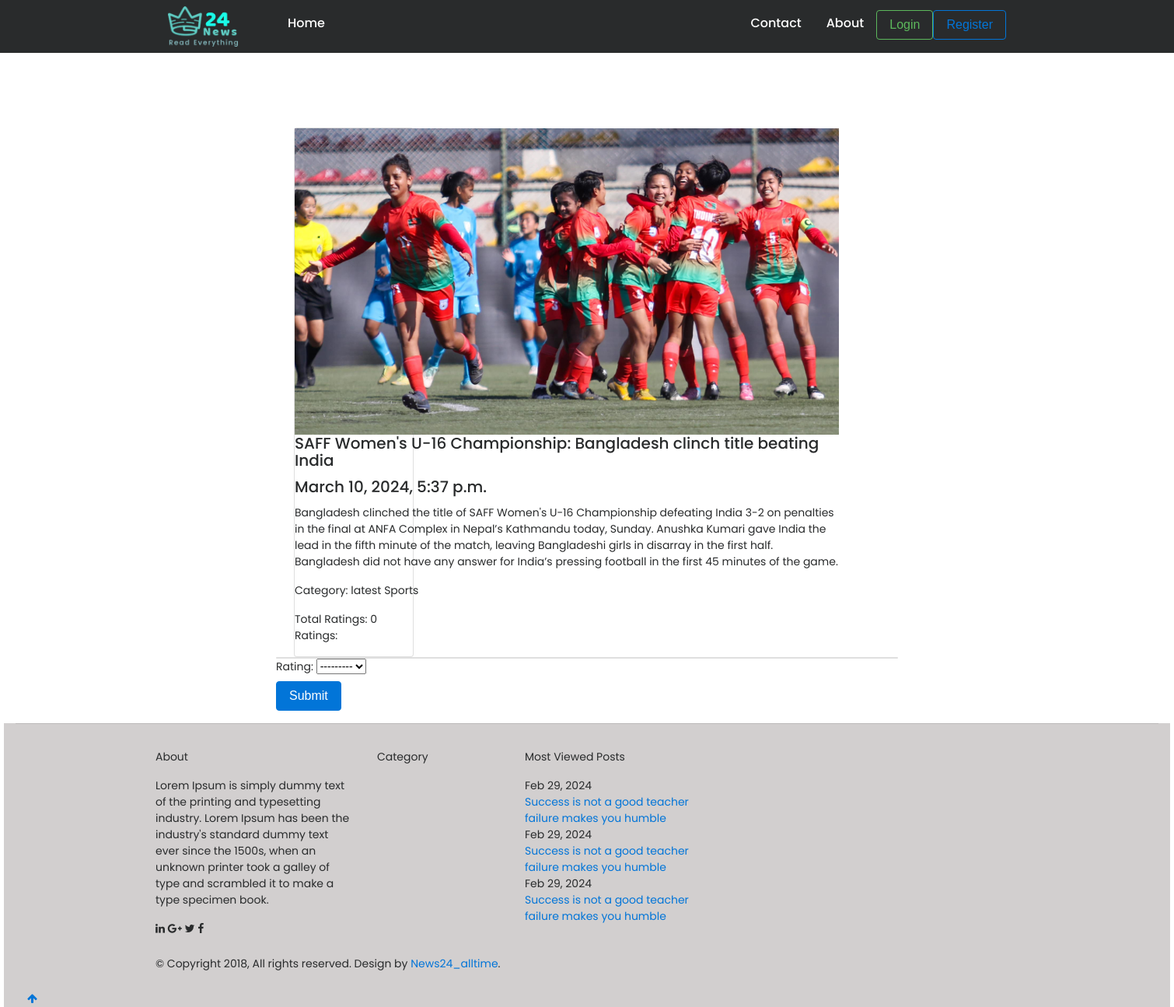
/post/details/33/, run on the app's committed database.
### post/models.py (models this page shows, shortened)
class Article(models.Model):
    author=models.ForeignKey(User,on_delete=models.CASCADE)
    headline = models.CharField(max_length=200)
    image = models.ImageField(upload_to = 'images/')
    body = models.TextField()
    category = models.ManyToManyField(Categories)
    publishing_time = models.DateTimeField(default=timezone.now)

class Categories(models.Model):
    name=models.CharField(max_length=20)
    slug=models.SlugField(max_length=20)

### post/views.py (the view, shortened to what this page needs)
# urls.py: path('details/<int:id>/', views.UserDetailView.as_view(), name='details' ),
class UserDetailView(DetailView):
    model = models.Article
    template_name = 'details.html'
    pk_url_kwarg = 'id'
    def get_context_data(self, **kwargs):
        context = super().get_context_data(**kwargs)
        article = self.object
        comments = article.ratings.all()
        form = forms.RatingForm()  # Rating form for the template
        context['ratings'] = comments
        context['rating_form'] = form
        return context

### post/forms.py
class RatingForm(forms.ModelForm):
    class Meta:
        model = ArticleRating
        fields = ['rating']

### post/templates/details.html (shortened to what this page needs)
{% extends "base.html" %}{% block head_title %}details{% endblock %} {% block content %}
<div style="width: 800px; margin: auto;" class="details-container">
    <div class="d-flex p-5 m-auto">
    </div>
    <div class="col-sm-3 justify-content-center">
        <div class="card mx-2 ">
            <div style="width: 700px;" class="card-body w ">
                {% if object.image %}
                <img style="width: 700px;" src="{{ object.image.url }}" alt="img" /> {% endif %}
                <h5 class="card-title">{{ object.headline }}</h5>
                <h5 class="card-title">{{ object.publishing_time }}</h5>
                <p class="card-text">{{ object.body }}</p>
                <p>Category: {% for cat in object.category.all %} {{ cat.name }} {% endfor %}
                </p>
                Total Ratings: {{ ratings | length }}
                <p class="card-text">Ratings:</p>
            </div>
        </div>
    </div>
    <div class="card">
    </div>
    <form style="" method="post">
         {% csrf_token %} {{ rating_form }}
        <button class="btn btn-primary" type="submit">Submit</button>
    </form>
</div>{%endblock%}

### data on the page
Article: image (picture), headline "SAFF Women's U-16 Championship: Bangladesh clinch title beating India", publishing_time "March 10, 2024, 5:37 p.m.", body "Bangladesh clinched the title of SAFF Women's U-16 Championship defeating India 3-2 on penalties in the final at ANFA Complex in Nepal’s Kathmandu today, Sunday. Anushka Kumari gave India the lead in the fifth minute of the match, leaving Bangladeshi girls in disarray in the first half. Bangladesh did not have any answer for India’s pressing football in the first 45 minutes of the game."
Categories: name "latest"
Categories: name "Sports"

### other printed values
{{ ratings | length }} "0"
